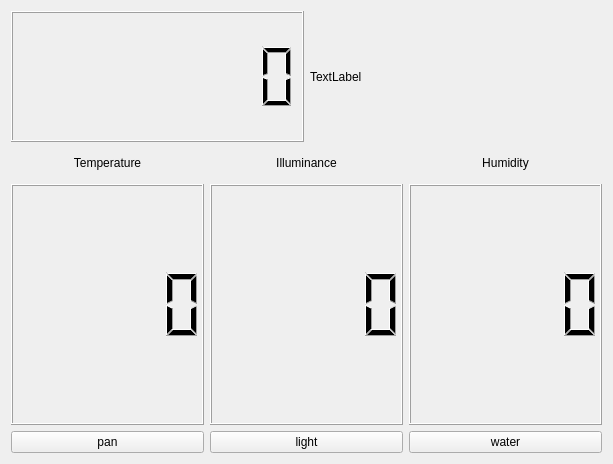
<?xml version="1.0" encoding="UTF-8"?>
<ui version="4.0">
 <class>Tab1_control</class>
 <widget class="QWidget" name="Tab1_control">
  <property name="geometry">
   <rect>
    <x>0</x>
    <y>0</y>
    <width>613</width>
    <height>464</height>
   </rect>
  </property>
  <property name="windowTitle">
   <string>Form</string>
  </property>
  <layout class="QHBoxLayout" name="horizontalLayout_2">
   <item>
    <layout class="QVBoxLayout" name="verticalLayout" stretch="3,7">
     <item>
      <layout class="QHBoxLayout" name="horizontalLayout">
       <item>
        <widget class="QLCDNumber" name="pTime">
         <property name="smallDecimalPoint">
          <bool>false</bool>
         </property>
         <property name="digitCount">
          <number>8</number>
         </property>
        </widget>
       </item>
       <item>
        <widget class="QLabel" name="pDate">
         <property name="text">
          <string>TextLabel</string>
         </property>
        </widget>
       </item>
      </layout>
     </item>
     <item>
      <layout class="QGridLayout" name="gridLayout" rowstretch="1,8,1" columnstretch="0,0,0" rowminimumheight="0,0,0" columnminimumwidth="0,0,0">
       <item row="2" column="0">
        <widget class="QPushButton" name="pPBtemp">
         <property name="text">
          <string>pan</string>
         </property>
        </widget>
       </item>
       <item row="2" column="1">
        <widget class="QPushButton" name="pPBillu">
         <property name="text">
          <string>light</string>
         </property>
        </widget>
       </item>
       <item row="0" column="2">
        <widget class="QLabel" name="pLabelhumi">
         <property name="text">
          <string>Humidity</string>
         </property>
         <property name="alignment">
          <set>Qt::AlignCenter</set>
         </property>
        </widget>
       </item>
       <item row="0" column="1">
        <widget class="QLabel" name="pLabelillu">
         <property name="text">
          <string>Illuminance</string>
         </property>
         <property name="alignment">
          <set>Qt::AlignCenter</set>
         </property>
        </widget>
       </item>
       <item row="2" column="2">
        <widget class="QPushButton" name="pPBhumi">
         <property name="text">
          <string>water</string>
         </property>
        </widget>
       </item>
       <item row="0" column="0">
        <widget class="QLabel" name="pLabeltemp">
         <property name="text">
          <string>Temperature</string>
         </property>
         <property name="alignment">
          <set>Qt::AlignCenter</set>
         </property>
        </widget>
       </item>
       <item row="1" column="0">
        <widget class="QLCDNumber" name="pTemp"/>
       </item>
       <item row="1" column="1">
        <widget class="QLCDNumber" name="pIllu"/>
       </item>
       <item row="1" column="2">
        <widget class="QLCDNumber" name="pHumi"/>
       </item>
      </layout>
     </item>
    </layout>
   </item>
  </layout>
 </widget>
 <resources/>
 <connections/>
</ui>
